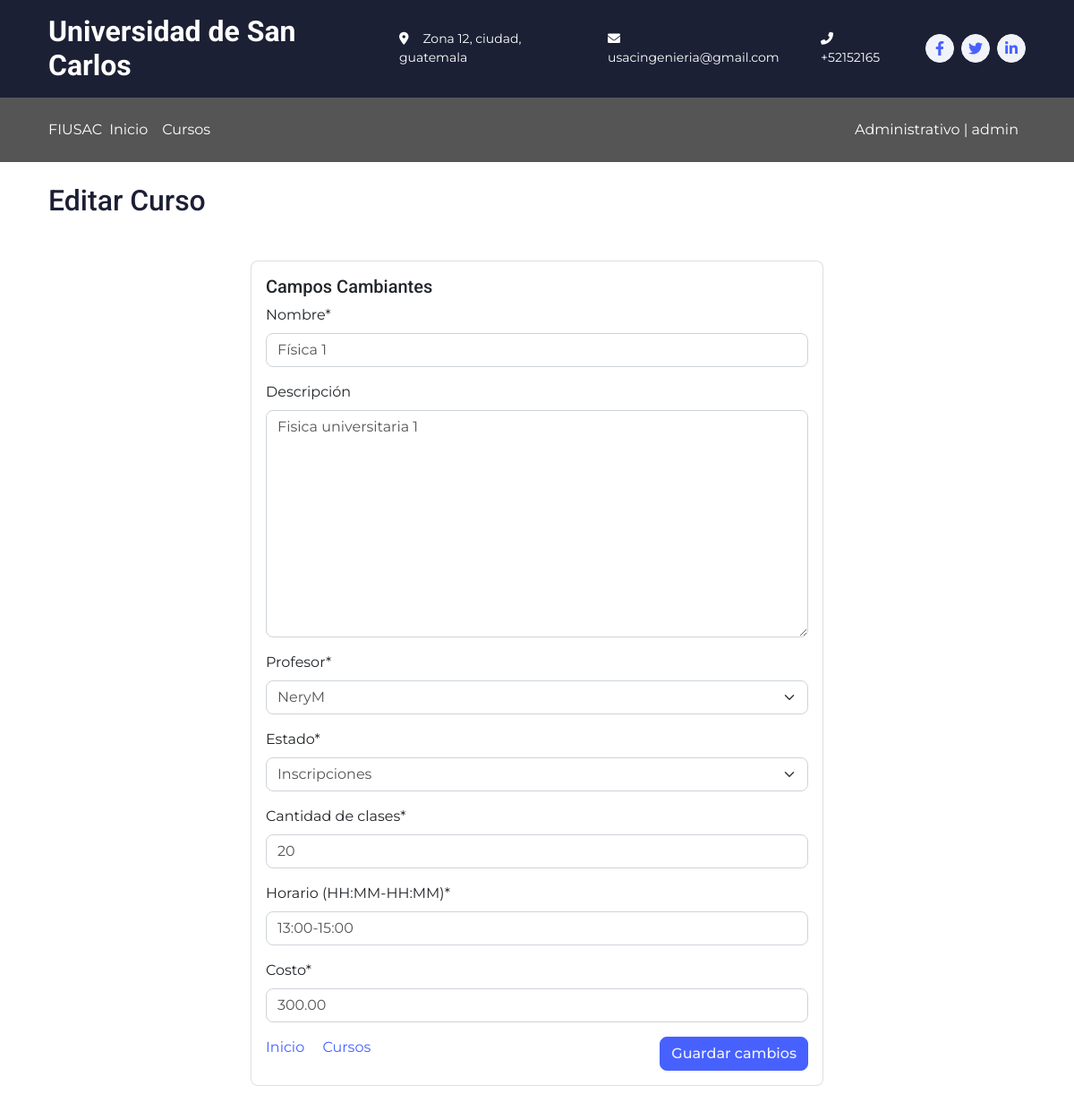
/courses/2/edit/ (signed in), run on the app's committed database.
### core/models.py (models this page shows, shortened)
class Course(models.Model):
    STATUS_CHOICES = (
        ('I', 'Inscripciones'),
        ('P', 'En progreso'),
        ('F', 'Finalizado'),
    )
    name = models.CharField(max_length=90, verbose_name='Nombre')
    description = models.TextField(blank=True, null=True, verbose_name='Descripción')
    teacher = models.ForeignKey(User, on_delete=models.CASCADE, limit_choices_to={'groups__name': 'profesores'}, verbose_name='Profesor')
    class_quantity = models.PositiveIntegerField(default=0, verbose_name='Cantidad de clases')
    schedule = models.CharField(max_length=11, verbose_name='Horario (HH:MM-HH:MM)')
    cost = models.DecimalField(max_digits=10, decimal_places=2, verbose_name='Costo', default=0.00)
    status = models.CharField(max_length=1, choices=STATUS_CHOICES, default='I', verbose_name='Estado')
    class Meta:
        verbose_name = 'Curso'
        verbose_name_plural = 'Cursos'

### core/views.py (the view, shortened to what this page needs)
# urls.py: path('courses/<int:pk>/edit/', login_required(CourseEditView.as_view()), name='course_edit'),
@add_group_name_to_context
class  CourseEditView(UserPassesTestMixin, UpdateView):
    model = Course
    form_class = CourseForm
    template_name = 'edit_course.html'
    success_url = reverse_lazy('courses')
    def test_func(self):
        return self.request.user.groups.filter(name='administrativos').exists()

### core/forms.py
class CourseForm(forms.ModelForm):
    teacher = forms.ModelChoiceField(queryset=User.objects.filter(groups__name= 'profesores'), label='Profesor')
    status = forms.ChoiceField(choices=Course.STATUS_CHOICES, initial='I', label='Estado')
    class Meta:
        model = Course
        fields = ['name', 'description', 'teacher', 'status','class_quantity','schedule','cost']

### core/views.py (called while the page is built)
def plural_to_singular(plural):
    plural_singular = {
        "estudiantes": "estudiante",
        "profesores": "profesor",
        "preceptores": "preceptor",
        "administrativos": "administrativo",
    }
    return plural_singular.get(plural, "error")

def add_group_name_to_context(view_class):
    orginal_dispatch = view_class.dispatch
    def dispatch(self, request, *args, **kwargs):
        user = self.request.user
        group = user.groups.first()
        group_name = None
        group_name_singular = None
        if group:
                group_name = group.name
                group_name_singular = plural_to_singular(group.name)
        context={
        'group_name': group_name,
        'group_name_singular': group_name_singular
        }
        self.extra_context = context
        return orginal_dispatch(self, request, *args, **kwargs)
    view_class.dispatch = dispatch
    return view_class

### Templates/edit_course.html (shortened to what this page needs)
{% extends 'base.html' %}
{% block content %}
    {% load crispy_forms_tags %}
    <div class="container my-4">
        <h2>Editar Curso</h2>
        <form action="" method="post">
            <div class="card mx-auto my-5" style="width: 40rem;">
                <div class="card-body">
                    <h5 class="card-title">Campos Cambiantes</h5>
                    {{ form | crispy }}
                    <a class="card-link" href="{% url 'home' %}">Inicio</a>
                    <a class="card-link" href="{% url 'courses' %}">Cursos</a>
                    <button class="btn btn-primary float-end" type="submit">Guardar cambios </button>
                </div>
            </div>
        </form>
    </div>
{% endblock %}

### Templates/header.html (shortened to what this page needs)
<link rel="stylesheet" href="https://cdnjs.cloudflare.com/ajax/libs/font-awesome/6.0.0-beta3/css/all.min.css">
<div class="container-fluid bg-dark text-white d-none d-lg-flex">
    <div class="container py-3">
        <div class="d-flex align-items-center">
            <a href="" style="text-decoration: none;">
                <h2 class="text-white fw-bold m-0">Universidad de San Carlos</h2>
            </a>
            <div class="ms-auto d-flex align-items-center">
                <small class="ms-4"><i class="fa fa-map-marker-alt me-3"></i>Zona 12, ciudad, guatemala</small>
                <small class="ms-4"><i class="fa fa-envelope me-3"></i>usacingenieria@gmail.com</small>
                <small class="ms-4"><i class="fa fa-phone-alt me-3"></i>+52152165</small>
                <div class="ms-3 d-flex">
                    <a class="btn btn-sm-square btn-light text-primary rounded-circle ms-2" href=""><i
                            class="fab fa-facebook-f"></i></a>
                    <a class="btn btn-sm-square btn-light text-primary rounded-circle ms-2" href=""><i
                            class="fab fa-twitter"></i></a>
                    <a class="btn btn-sm-square btn-light text-primary rounded-circle ms-2" href=""><i
                            class="fab fa-linkedin-in"></i></a>
                </div>
            </div>
        </div>
    </div>
</div>
{% if user.is_authenticated %}
    {% if group_name == 'estudiantes' %}
        <header class="p-3 text-bg-dark bg-dark">
    {% elif group_name == 'profesores' %}
        <header class="p-3 text-bg-dark bg-info">
    {% elif group_name == 'administrativos' %}
        <header class="p-3 text-bg-dark bg-secondary">
    {% endif %}
{% else %}
    <header class="p-3 text-bg-dark ">
{% endif %}
<div class="container">
    <div class="d-flex flex-wrap align-items-center justify-content-center justify-content-lg-start">
        <a href="{% url 'home' %}" class="d-flex align-items-center mb-2 mb-lg-0 text-white text-decoration-none">
            FIUSAC
        </a>
            {% if user.is_authenticated %}
                {% if group_name == 'estudiantes' %}
                    <ul class="nav col-12 col-lg-auto me-lg-auto mb-2 justify-content-center mb-md-0 bg-dark">
                {% elif group_name == 'profesores' %}
                    <ul class="nav col-12 col-lg-auto me-lg-auto mb-2 justify-content-center mb-md-0 bg-info">
                {% elif group_name == 'administrativos' %}
                    <ul class="nav col-12 col-lg-auto me-lg-auto mb-2 justify-content-center mb-md-0 bg-secondary">
                {% endif %}
            {% else %}
                <ul class="nav col-12 col-lg-auto me-lg-auto mb-2 justify-content-center mb-md-0">
            {% endif %}
            <li><a href="{% url 'home' %}" class="nav-link px-2 text-white">Inicio</a></li>
            <li><a href="{% url 'courses' %}" class="nav-link px-2 text-white">Cursos</a></li>
        </ul>
        <div class="text-end">
                {% if user.is_authenticated %}
                    <li style="list-style-type: none;">
                    <a class="nav-link px-2 text-white" href="{% url 'profile' %}">{{ group_name_singular|capfirst }}
                    | {{ user.username }}</a>
                    </li>
                {% else %}
                    <a class="btn btn-outline-light me-2" href="{% url 'login' %}">Iniciar Sesión</a>
                    <a class="btn btn-outline-light me-2" href="{% url 'register' %}">Registrarse</a>
                {% endif %}
        </div>
    </div>
</div>
    </header>

### static/css/style.css (style rules this page uses)
:root { --primary: #4761FF; --secondary: #555555; --light: #F1F3FA; --dark: #1C2035; }
.btn { transition: .5s; font-weight: 500; }
.btn-primary, .btn-outline-primary:hover { color: var(--light); }
.btn-sm-square { width: 32px; height: 32px; }
.btn-square, .btn-sm-square, .btn-lg-square { padding: 0; display: flex; align-items: center; justify-content: center; font-weight: normal; }

### data on the page
Course: name "Física 1", description "Fisica universitaria 1", teacher "NeryM", status "Inscripciones", class_quantity "20", schedule "13:00-15:00", cost "300.00"

### other printed values
{{ group_name_singular|capfirst }} "Administrativo"
{{ user.username }} "admin"
